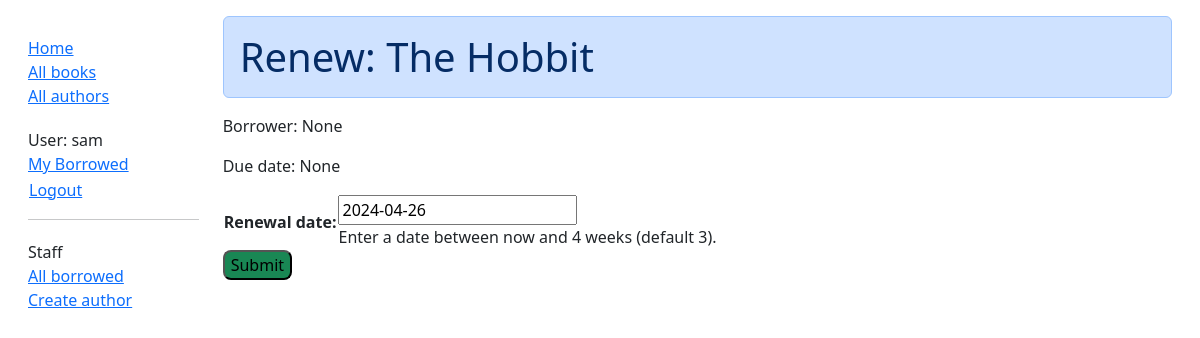
/catalog/book/eae618fc-4cd6-48f6-ba68-43432d69f88d/renew/ (signed in), run on an earlier commit of the app's database.
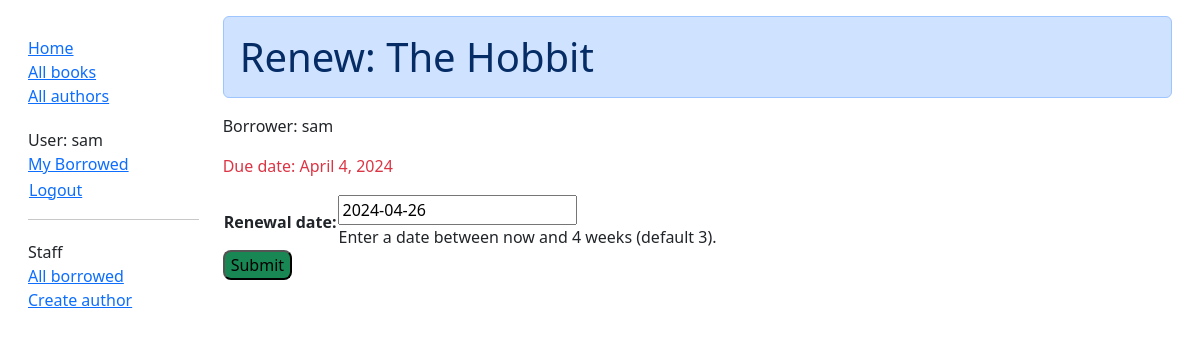
And on a later commit of the database.
### catalog/models.py (models this page shows, shortened)
class BookInstance(models.Model):
    id = models.UUIDField(primary_key=True, default=uuid.uuid4,
                          help_text="Unique ID for this particular book across whole library")
    book = models.ForeignKey('Book', on_delete=models.RESTRICT, null=True)
    imprint = models.CharField(max_length=200)
    due_back = models.DateField(null=True, blank=True)
    borrower = models.ForeignKey(settings.AUTH_USER_MODEL, on_delete=models.SET_NULL, null=True, blank=True)
    @property
    def is_overdue(self):
        return bool(self.due_back and date.today() > self.due_back)
    LOAN_STATUS = (
        ('m', 'Maintenance'),
        ('o', 'On loan'),
        ('a', 'Available'),
        ('r', 'Reserved'),
    )
    status = models.CharField(
        max_length=1,
        choices=LOAN_STATUS,
        blank=True,
        default='m',
        help_text='Book availability',
    )
    class Meta:
        ordering = ['due_back']
        permissions = (("can_mark_returned", "Set book as returned"),)

class Book(models.Model):
    title = models.CharField(max_length=200)
    author = models.ForeignKey('Author', on_delete=models.RESTRICT, null=True)
    summary = models.TextField(
        max_length=1000,
        help_text="Enter a brief description of the book"
    )
    isbn = models.CharField(
        "ISBN",
        max_length=13,
        unique=True,
        help_text='13 Character <a href="https://www.isbn-international.org/content/what-isbn''">ISBN number</a>'
    )
    genre = models.ManyToManyField(Genre, help_text="Select a genre for this book")
    def display_genre(self):
        return ', '.join(genre.name for genre in self.genre.all()[:3])
    display_genre.short_description = 'Genre'

### catalog/views.py (the view)
# urls.py: path('book/<uuid:pk>/renew/', views.renew_book_librarian, name='renew-book-librarian'),
@login_required
@permission_required('catalog.can_mark_returned', raise_exception=True)
def renew_book_librarian(request, pk):
    book_instance = get_object_or_404(BookInstance, pk=pk)
    if request.method == 'POST':
        form = RenewBookForm(request.POST)
        if form.is_valid():
            book_instance.due_back = form.cleaned_data['renewal_date']
            book_instance.save()
            return HttpResponseRedirect(reverse('all-borrowed'))
    else:
        proposed_renewal_date = datetime.date.today() + datetime.timedelta(weeks=3)
        form = RenewBookForm(initial={'renewal_date': proposed_renewal_date})
    context = {
        'form': form,
        'book_instance': book_instance,
    }
    return render(request, 'catalog/book_renew_librarian.html', context)

### catalog/forms.py (shortened to what this page needs)
class RenewBookForm(forms.Form):
    renewal_date = forms.DateField(help_text="Enter a date between now and 4 weeks (default 3).")

### catalog/templates/catalog/book_renew_librarian.html (shortened to what this page needs)
{% extends "base_generic.html" %}
{% block content %}
  <h1  class="alert alert-primary">Renew: {{ book_instance.book.title }}</h1>
  <p>Borrower: {{ book_instance.borrower }}</p>
  <p {% if book_instance.is_overdue %} class="text-danger"{% endif %} >Due date: {{ book_instance.due_back }}</p>
  <form action="" method="post">
    <table>
    {{ form.as_table }}
    </table>
    <input type="submit" value="Submit"class="bg-success rounded-3">
  </form>
{% endblock %}

What changed in the data, as far as the page shows it:
changed BookInstance "The Hobbit": borrower "None" → "sam"; due_back "None" → "April 4, 2024"
